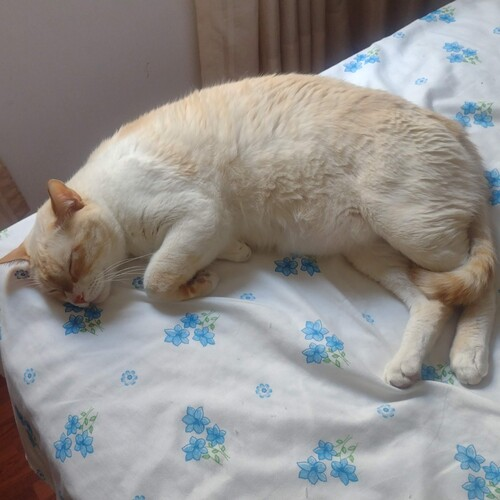
#> input picture CV/S3/liam3.jpeg, 500 x 500 px
$ jupyter execute operadores.ipynb
#> lines starting #> are read from the running program, lines starting #| are printed output that depends on the picture
## Aplicando filtros

[cell 1]
import numpy as np
import cv2
import matplotlib.pyplot as plt

# pylint: disable=reportAtributeAccessError

[cell 2]
kernels = {
    "Media": np.ones((5, 5), np.float32) / 25,
    "Butterworth": np.array(
        [
            [1, 4, 6, 4, 1],
            [4, 16, 24, 16, 4],
            [6, 24, 36, 24, 6],
            [4, 16, 24, 16, 4],
            [1, 4, 6, 4, 1],
        ],
        dtype=np.float32,
    )
    / 256,
    "Gaussiano": cv2.getGaussianKernel(5, 1) @ cv2.getGaussianKernel(5, 1).T,
    "Laplaciano": np.array(
        [
            [0, 1, 0, 1, 0],
            [1, -4, 1, -4, 1],
            [0, 1, 8, 1, 0],
            [1, -4, 1, -4, 1],
            [0, 1, 0, 1, 0],
        ],
        dtype=np.float32,
    ),
    "Pasa Alta": np.array(
        [
            [-1, -1, -1, -1, -1],
            [-1, -1, -1, -1, -1],
            [-1, -1, 24, -1, -1],
            [-1, -1, -1, -1, -1],
            [-1, -1, -1, -1, -1],
        ],
        dtype=np.float32,
    ),
    "Pasa Baja": np.ones((5, 5), np.float32) / 25,
    "Pasa Media": np.array(
        [
            [0, -1, 0, -1, 0],
            [-1, 2, -1, 2, -1],
            [0, -1, 8, -1, 0],
            [-1, 2, -1, 2, -1],
            [0, -1, 0, -1, 0],
        ],
        dtype=np.float32,
    ),
}

[cell 3]
def plot_kernels_3d(kernels_dict, cmap="coolwarm", elev=30, azim=45, cols=3):
#> called with cmap = 'coolwarm', elev = 30, azim = 45, cols = 3
    n = len(kernels_dict)
    rows = int(np.ceil(n / cols))
    fig = plt.figure(figsize=(5 * cols, 4.8 * rows), constrained_layout=True)

    for idx, (name, kernel) in enumerate(kernels_dict.items(), start=1):
        ax = fig.add_subplot(rows, cols, idx, projection="3d")
        k = np.array(kernel, dtype=np.float32)

        # X e Y representan la posicion (fila, columna) de cada valor del kernel.
        x = np.arange(k.shape[1])
        y = np.arange(k.shape[0])
        X, Y = np.meshgrid(x, y)

        surf = ax.plot_surface(
            X, Y, k, cmap=cmap, linewidth=0.4, edgecolor="k", antialiased=True
        )

        ax.set_title(f"{name}\nSuma = {k.sum():.4f}", fontsize=11)
        ax.set_xlabel("X (columna)")
        ax.set_ylabel("Y (fila)")
        ax.set_zlabel("Valor")
        ax.view_init(elev=elev, azim=azim)
        fig.colorbar(surf, ax=ax, fraction=0.046, pad=0.04)

    plt.show()
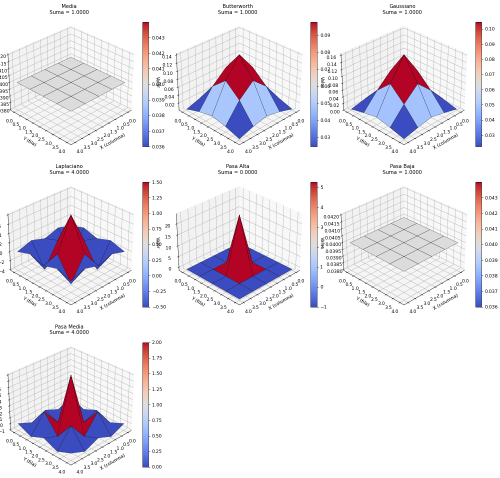
#> figure drawn by matplotlib, 14 panels


plot_kernels_3d(kernels, cols=3)

[cell 4]
def plot_img(img, title="Imagen", cmap=None):
    plt.imshow(img, cmap=cmap)
    plt.title(title)
    plt.axis("off")
    plt.show()

[cell 5]
img = cv2.imread("liam3.jpeg")
#> img is the input picture: shape (500, 500, 3); mean B, G, R 140.5, 143.3, 146.8
img = cv2.cvtColor(img, cv2.COLOR_BGR2RGB)

plot_img(img)

[cell 6]
def convolve_manual(img, kernel):
    """
    Aplica convolucion 2D manualmente con triple for (fila, columna, canal).
    Usa padding de ceros para conservar el tamano original.
    """
    k = np.array(kernel, dtype=np.float32)
    kh, kw = k.shape
    pad_h, pad_w = kh // 2, kw // 2
    h, w, c = img.shape

    padded = np.pad(
        img.astype(np.float32),
        ((pad_h, pad_h), (pad_w, pad_w), (0, 0)),
        mode="constant",
    )
    output = np.zeros_like(img, dtype=np.float32)

    for i in range(h):  # for 1: recorre filas
        for j in range(w):  # for 2: recorre columnas
            for ch in range(c):  # for 3: recorre canales (R, G, B)
                region = padded[i : i + kh, j : j + kw, ch]
                output[i, j, ch] = np.sum(region * k)

    return output


def to_displayable(image):
    img_min, img_max = float(image.min()), float(image.max())
    if img_min < 0 or img_max > 255:
        vis = cv2.normalize(image, None, 0, 255, cv2.NORM_MINMAX)
    else:
        vis = np.clip(image, 0, 255)
    return vis.astype(np.uint8)


# Se reduce la imagen para que el triple for sea viable en tiempo.
small = cv2.resize(img, (100, 100))
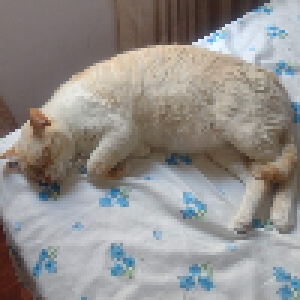
#> small: shape (100, 100, 3) (shown 3 times larger); mean R, G, B 146.8, 143.2, 140.5

cols = 3
total = len(kernels) + 1
rows = int(np.ceil(total / cols))
fig, axes = plt.subplots(
    rows, cols, figsize=(5 * cols, 4 * rows), constrained_layout=True
)
axes = np.array(axes).reshape(-1)

axes[0].imshow(small)
axes[0].set_title("Original")
axes[0].axis("off")

for idx, (name, kernel) in enumerate(kernels.items(), start=1):
    result = convolve_manual(small, kernel)
    axes[idx].imshow(to_displayable(result))
    axes[idx].set_title(name)
    axes[idx].axis("off")
#> this loop made 7 passes
#> (img_min in to_displayable, img_max in to_displayable) on passes 1 to 7: (6.8, 247.3), (8.39, 251.1), (8.71, 251.3), (-477, 1661), (-2307, 2911), (6.8, 247.3), (-401, 1646)
#> pass 1, in convolve_manual, `padded = np.pad( img.astype(np.float32), ((pad_h, pad_h), (pad_w, pad_..`:
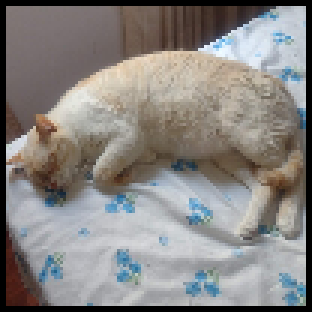
#> padded: shape (104, 104, 3) float32 (shown 3 times larger); mean R, G, B 135.7, 132.4, 129.9
#> pass 1, `result = convolve_manual(small, kernel)`:
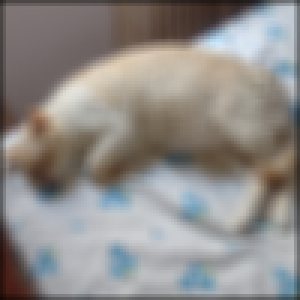
#> result: shape (100, 100, 3) float32 (shown 3 times larger); mean R, G, B 143.7, 140.2, 137.5
#> pass 3, `result = convolve_manual(small, kernel)`:
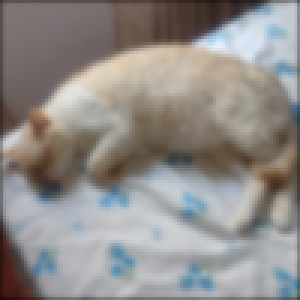
#> result: shape (100, 100, 3) float32 (shown 3 times larger); mean R, G, B 144.9, 141.4, 138.7
#> after the loop:
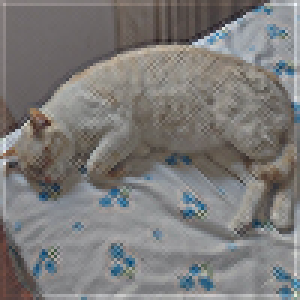
#> result: shape (100, 100, 3) float32 (shown 3 times larger); mean R, G, B 602.7, 587.8, 576.8; drawn with min black and max white

for j in range(total, len(axes)):
    axes[j].axis("off")

plt.show()
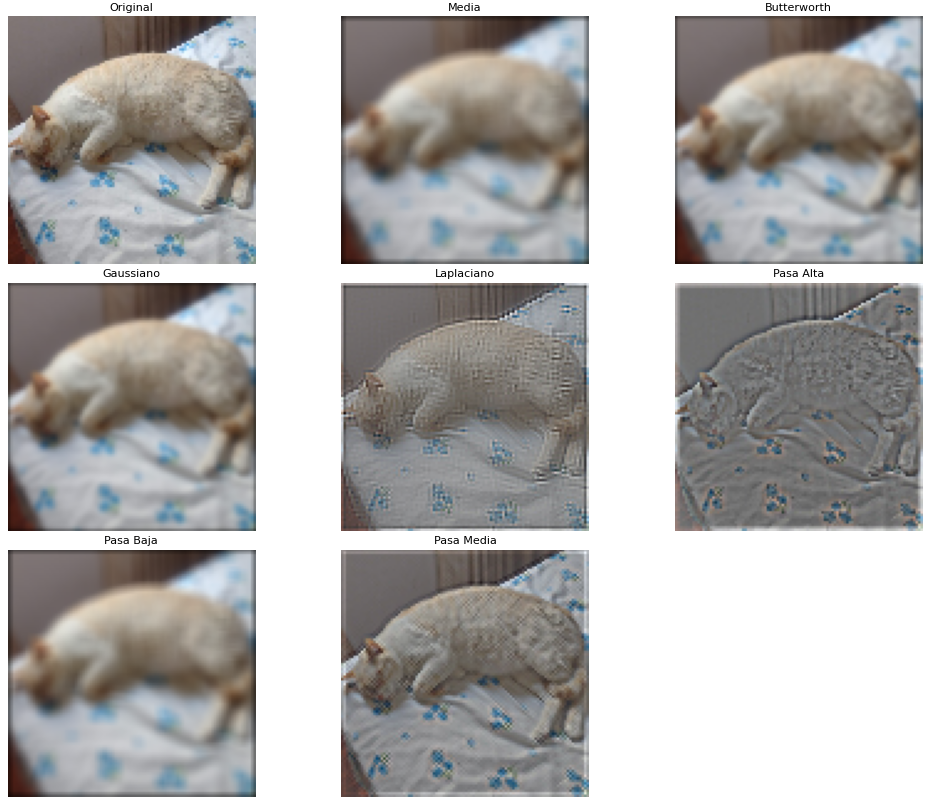
#> figure drawn by matplotlib, 8 panels

$ run again, with CV/S3/caty.jpg copied over CV/S3/liam3.jpeg
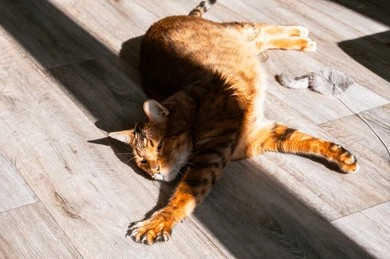
#> input picture CV/S3/caty.jpg, 390 x 259 px
#> img is the input picture: shape (259, 390, 3); mean B, G, R 127.8, 141.8, 159.8
#> the loop `for idx, (name, kernel) in enumerate(kernels.items(), start=1):` made 7 passes
#> (img_min in to_displayable, img_max in to_displayable) on passes 1 to 7: (0.72, 252.6), (0.371, 253), (0.344, 253.2), (-854, 1978), (-4013, 3463), (0.72, 252.6), (-646, 1772)
#> pass 1, `result = convolve_manual(small, kernel)`:
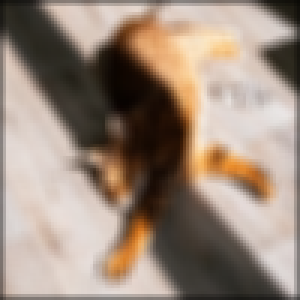
#> result: shape (100, 100, 3) float32 (shown 3 times larger); mean R, G, B 155.6, 137.9, 124.1
#> after the loop `for idx, (name, kernel) in enumerate(kernels.items(), start=1):`:
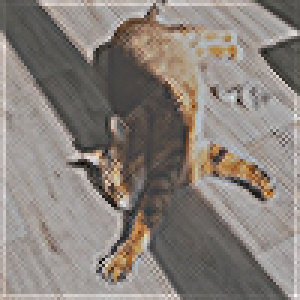
#> result: shape (100, 100, 3) float32 (shown 3 times larger); mean R, G, B 659, 585.9, 528.9; drawn with min black and max white
